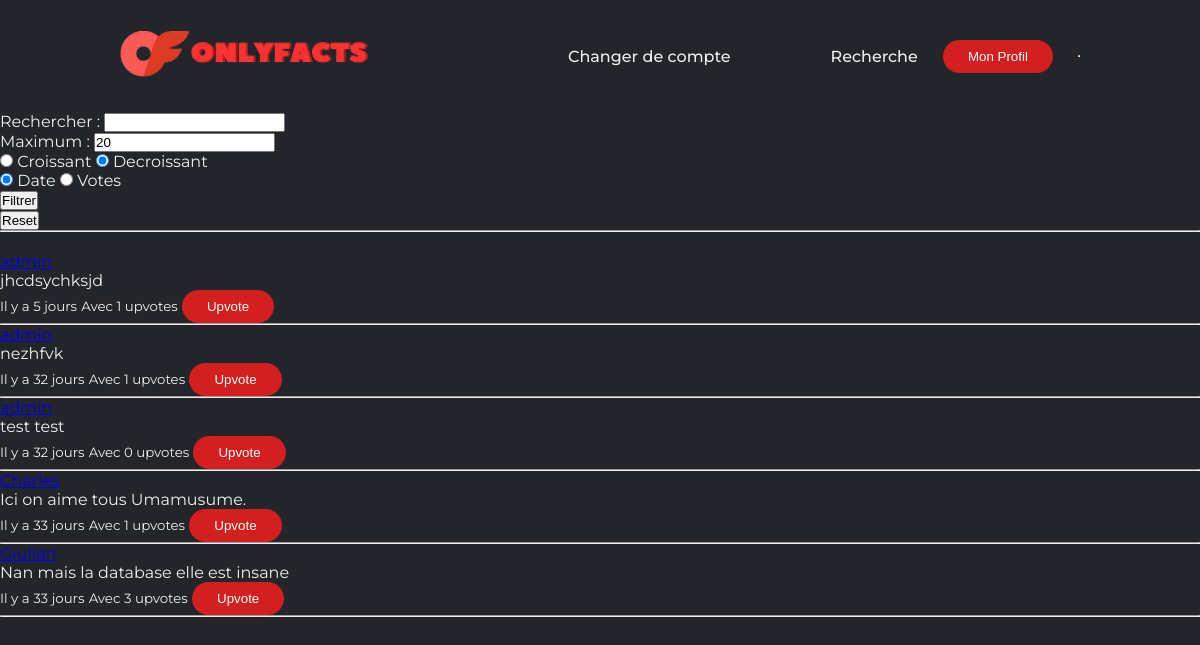
Screenshot of /search (signed in) with the database file from the repository.
### tables this page shows
CREATE TABLE posts(POST_ID INTEGER PRIMARY KEY,AUTHOR INTEGER,BODY TEXT,DATE TEXT,FOREIGN KEY (AUTHOR) REFERENCES users(USER_ID));

### apps/routes.py (the view)
@app.route('/search', methods = ['GET'])
def search():
    if g.utilisateur is None:
        return redirect(location="/login")
    if not session.get("parametres"):
        session["parametres"] = DEFAULT_PARAMETRES
    parametres = session.get("parametres")
    return render_template('search.html', titre='Recherche', utilisateur=g.utilisateur, posts=liste_post_fini(*parametres), parametres=parametres)

### apps/db.py (called while the page is built)
def ouvrir_database() -> tuple[sqlite3.Connection, sqlite3.Cursor]:
    try:
        db_connection : sqlite3.Connection = sqlite3.connect("OF_database.db")
        db_cursor : sqlite3.Cursor = db_connection.cursor()
        return db_connection, db_cursor
    except sqlite3.Error as error:
        raise error

def fermer_database(db_connection : sqlite3.Connection) -> None:
    try:
        db_connection.commit()
        db_connection.close()
    except sqlite3.Error as error:
        raise error

def convert_utilisateur_dict(utilisateur) -> dict:
    return {"id":utilisateur[0],"prenom":utilisateur[1],"nom":utilisateur[2],"mdp":utilisateur[3]}

def get_utilisateur_par_id(id_utilisateur : int) -> dict:
    db_connection, db_cursor = ouvrir_database()
    try:
        db_cursor.execute(f'SELECT * FROM users WHERE USER_ID={id_utilisateur};')
        user = db_cursor.fetchone()
        fermer_database(db_connection)
        return user if user == None else convert_utilisateur_dict(user)
    except sqlite3.Error as error:
        raise error

def convert_post_dict(post) -> dict:
    return {"id":post[0],"author_id":post[1],"body":post[2],"created":post[3]}

def get_posts_avec_infos(texte):
    posts_prepares = []
    posts_avec_mots = rechercher_posts(texte)
    for post in posts_avec_mots:
        auteur = get_utilisateur_par_id(post["author_id"])
        votes = get_votes_post(post["id"])
        posts_prepares.append({
            "id": post["id"],
            "body": post["body"],
            "created": post["created"],
            "auteur": auteur,
            "votes": votes
        })
    return posts_prepares

def rechercher_posts(texte):
    db_connection, db_cursor = ouvrir_database()
    try:
        db_cursor.execute(f'SELECT * FROM posts WHERE BODY LIKE \'%{texte}%\';')
        posts = db_cursor.fetchall()
        fermer_database(db_connection)
        for post_i in range(len(posts)):
            posts[post_i] = convert_post_dict(posts[post_i])
        return posts
    except sqlite3.Error as error:
        raise error

def get_votes_post(id_post):
    db_connection, db_cursor = ouvrir_database()
    try:
        db_cursor.execute(f'SELECT COUNT(POST_VOTE_ID) FROM votes WHERE POST_VOTE_ID={id_post};')
        votes = db_cursor.fetchone()[0]
        fermer_database(db_connection)
        return votes
    except sqlite3.Error as error:
        raise error

### apps/templates/search.html
{% extends "base.html" %}
{% block content %}
<form action="/filtrer" method="POST">
    <label for="texte">Rechercher :</label>
    <input type="text" id="texte" name="texte" value="{{ parametres[0] }}"><br>
    <label for="max">Maximum :</label>
    <input type="text" id="max" name="max" value="{{ parametres[1] }}" required><br>
    <input type="radio" id="croissant" name="ordre" value="croissant" {% if parametres[2] %}checked{% endif %}>
    <label for="croissant">Croissant</label>
    <input type="radio" id="decroissant" name="ordre" value="decroissant" {% if not parametres[2] %}checked{% endif %}>
    <label for="decroissant">Decroissant</label><br>
    <input type="radio" id="created" name="cle" value="created" {% if parametres[3] == "created" %}checked{% endif %}>
    <label for="croissant">Date</label>
    <input type="radio" id="votes" name="cle" value="votes" {% if parametres[3] == "votes" %}checked{% endif %}>
    <label for="decroissant">Votes</label><br>
    <input type="submit" value="Filtrer">
</form>
<form action="/reset_filtre" method="POST"> <input type="submit" value="Reset"> </form>
<hr>
<div class="posts">
    {% for post in posts %}
    <div class="post">
        <a href="/profile/{{ post.auteur.id }}">{{ post.auteur.prenom }}</a>
        <p>{{ post.body }}</p>
        <small>{{ post.created }}</small>
        <small>Avec {{ post.votes }} upvotes</small>
        <form action="/upvote/search/{{ post.id }}" method="POST" style="display:inline;">
            <button type="submit">Upvote</button>
        </form>
        <hr>
    </div>
    {% endfor %}
</div>
{% endblock %}

### apps/static/styles.css (style rules this page uses)
* { box-sizing: border-box; margin: 0; padding: 0; }
body { background-color: #24252A; font-family: "Montserrat", sans-serif; color: #edf0f1; }
button { padding: 9px 25px; background-color: rgb(210, 31, 31); border: none; border-radius: 50px; cursor: pointer; transition: all 0.3s ease; color: white; }
.posts { margin-top: 20px; }

### rows the page displays
posts: body "jhcdsychksjd", created "Il y a 5 jours", votes "1"
posts: body "nezhfvk", created "Il y a 32 jours", votes "1"
posts: body "test test", created "Il y a 32 jours", votes "0"
posts: body "Ici on aime tous Umamusume.", created "Il y a 33 jours", votes "1"
posts: body "Nan mais la database elle est insane", created "Il y a 33 jours", votes "3"
